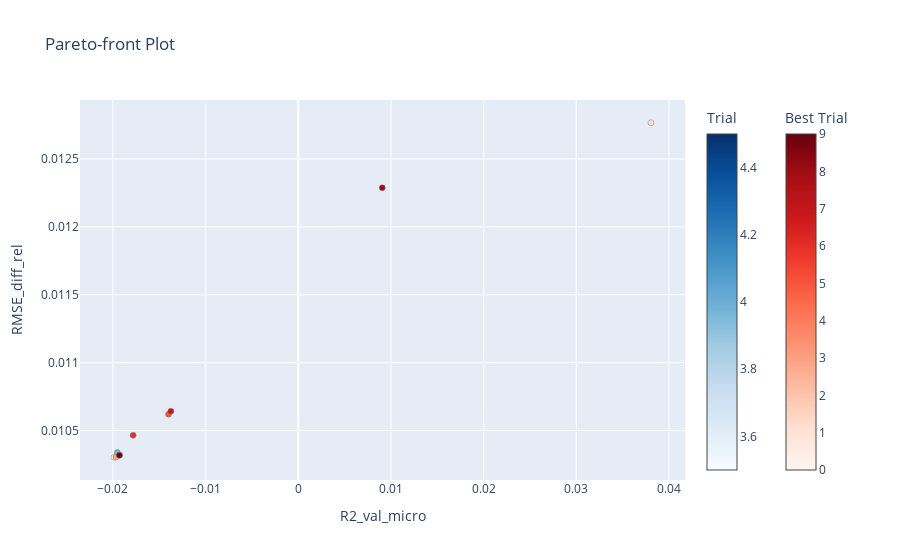
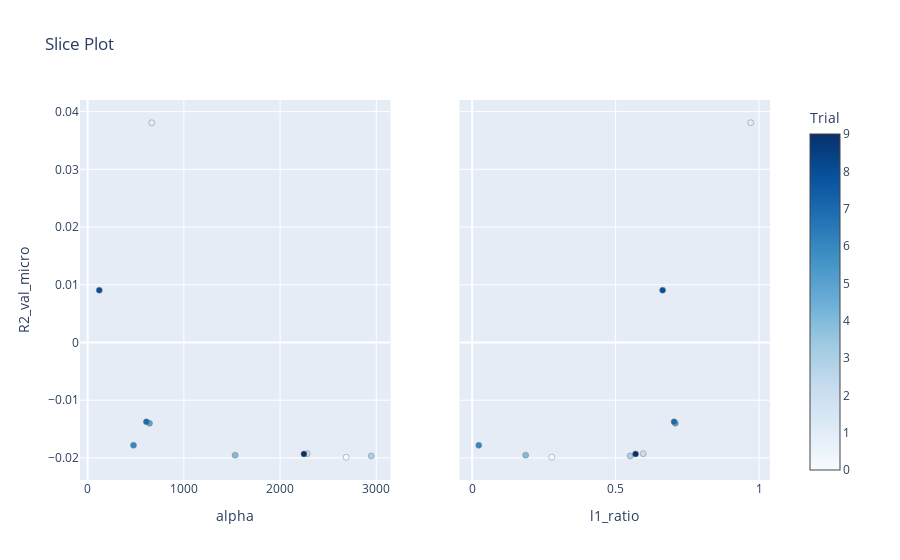
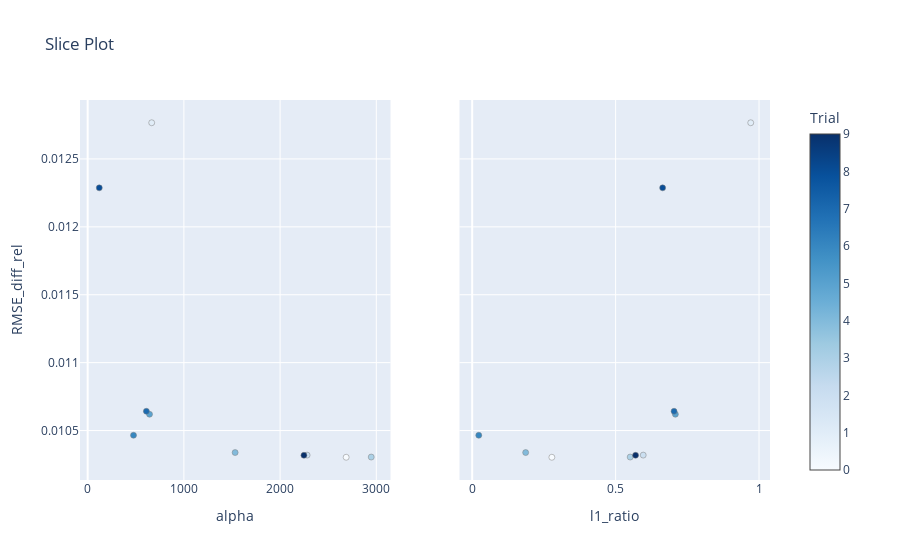

The code cell stored with these charts, in order, in its notebook:
### Markdown cell above
___
### <a id=5>get_optimize_results</a>

### Code cell
params = model_tune_params.ModelsParams()
params.set_param(model_params = params.elasticnet,
                    param_name = 'alpha',
                    args=[0, 3000])

EN_result_dict = model_tune.get_optimize_results(X_train=train_std_data['X_train_std_1'],
                                                y_train=train_std_data['target_train_1'],
                                                X_test=test_std_data['X_test_std_1'],
                                                y_test=test_std_data['target_test_1'],
                                                metric_1='R2_val_micro',
                                                metric_2='RMSE_diff_rel',
                                                direction_1='maximize',
                                                direction_2='minimize',
                                                n_trials=10,
                                                threshold=0.15,
                                                cv_type='loo',
                                                metric_best='RMSE_val',
                                                data_name='std',
                                                model_cls=ElasticNet,
                                                model_params=params.elasticnet,
                                                show_plots=True
                                                )

### Figure 1 — Plotly figure (JSON) as saved in the notebook; plotly's stock layout.template omitted (floating-point values rounded to 4 significant figures)
{"data": [{"hovertemplate": "%{text}<extra>Trial</extra>", "marker": {"color": [4], "colorbar": {"title": {"text": "Trial"}}, "colorscale": [[0, "rgb(247,251,255)"], [0.125, "rgb(222,235,247)"], [0.25, "rgb(198,219,239)"], [0.375, "rgb(158,202,225)"], [0.5, "rgb(107,174,214)"], [0.625, "rgb(66,146,198)"], [0.75, "rgb(33,113,181)"], [0.875, "rgb(8,81,156)"], [1, "rgb(8,48,107)"]], "line": {"color": "Grey", "width": 0.5}}, "mode": "markers", "showlegend": false, "text": ["{<br>  \"number\": 4,<br>  \"values\": [<br>    -0.019519880928634104,<br>    0.010337997048760218<br>  ],<br>  \"params\": {<br>    \"alpha\": 1532.8157870891825,<br>    \"l1_ratio\": 0.18644291972305227<br>  }<br>}"], "type": "scatter", "x": [-0.01952], "y": [0.01034]}, {"hovertemplate": "%{text}<extra>Best Trial</extra>", "marker": {"color": [0, 1, 2, 3, 5, 6, 7, 8, 9], "colorbar": {"title": {"text": "Best Trial"}, "x": 1.1, "xpad": 40}, "colorscale": [[0, "rgb(255,245,240)"], [0.125, "rgb(254,224,210)"], [0.25, "rgb(252,187,161)"], [0.375, "rgb(252,146,114)"], [0.5, "rgb(251,106,74)"], [0.625, "rgb(239,59,44)"], [0.75, "rgb(203,24,29)"], [0.875, "rgb(165,15,21)"], [1, "rgb(103,0,13)"]], "line": {"color": "Grey", "width": 0.5}}, "mode": "markers", "showlegend": false, "text": ["{<br>  \"number\": 0,<br>  \"values\": [<br>    -0.019883949687966362,<br>    0.010303409070723048<br>  ],<br>  \"params\": {<br>    \"alpha\": 2686.58418294879,<br>    \"l1_ratio\": 0.27772150527253203<br>  }<br>}", "{<br>  \"number\": 1,<br>  \"values\": [<br>    0.03806422129109299,<br>    0.012766344084632529<br>  ],<br>  \"params\": {<br>    \"alpha\": 665.5534573795317,<br>    \"l1_ratio\": 0.9710452079910636<br>  }<br>}", "{<br>  \"number\": 2,<br>  \"values\": [<br>    -0.019258104600887727,<br>    0.010319061860743304<br>  ],<br>  \"params\": {<br>    \"alpha\": 2280.7784117407705,<br>    \"l1_ratio\": 0.5962456371362571<br>  }<br>}", "{<br>  \"number\": 3,<br>  \"values\": [<br>    -0.01966331110373365,<br>    0.010304822158839873<br>  ],<br>  \"params\": {<br>    \"alpha\": 2947.13451192784,<br>    \"l1_ratio\": 0.5507894034008667<br>  }<br>}", "{<br>  \"number\": 5,<br>  \"values\": [<br>    -0.013997404882389208,<br>    0.010620087311518981<br>  ],<br>  \"params\": {<br>    \"alpha\": 642.9047612627495,<br>    \"l1_ratio\": 0.7082987937686288<br>  }<br>}", "{<br>  \"number\": 6,<br>  \"values\": [<br>    -0.01782166316706779,<br>    0.010465159079045<br>  ],<br>  \"params\": {<br>    \"alpha\": 476.50718355792,<br>    \"l1_ratio\": 0.022963858399417614<br>  }<br>}", "{<br>  \"number\": 7,<br>  \"values\": [<br>    -0.013751181278324642,<br>    0.010641945786117818<br>  ],<br>  \"params\": {<br>    \"alpha\": 610.1366073879947,<br>    \"l1_ratio\": 0.7037629378851462<br>  }<br>}", "{<br>  \"number\": 8,<br>  \"values\": [<br>    0.009061692986507941,<br>    0.012286990277034223<br>  ],<br>  \"params\": {<br>    \"alpha\": 120.69085444281313,<br>    \"l1_ratio\": 0.6639695593460935<br>  }<br>}", "{<br>  \"number\": 9,<br>  \"values\": [<br>    -0.01930839529298578,<br>    0.010317825782501082<br>  ],<br>  \"params\": {<br>    \"alpha\": 2247.7269412996193,<br>    \"l1_ratio\": 0.5696287254354042<br>  }<br>}"], "type": "scatter", "x": [-0.01988, 0.03806, -0.01926, -0.01966, -0.014, -0.01782, -0.01375, 0.009062, -0.01931], "y": [0.0103, 0.01277, 0.01032, 0.0103, 0.01062, 0.01047, 0.01064, 0.01229, 0.01032]}], "layout": {"title": {"text": "Pareto-front Plot"}, "xaxis": {"title": {"text": "R2_val_micro"}}, "yaxis": {"title": {"text": "RMSE_diff_rel"}}}}

### Figure 2 — Plotly figure (JSON) as saved in the notebook; plotly's stock layout.template omitted (floating-point values rounded to 4 significant figures)
{"data": [{"marker": {"color": [0, 1, 2, 3, 4, 5, 6, 7, 8, 9], "colorbar": {"title": {"text": "Trial"}, "x": 1, "xpad": 40}, "colorscale": [[0, "rgb(247,251,255)"], [0.125, "rgb(222,235,247)"], [0.25, "rgb(198,219,239)"], [0.375, "rgb(158,202,225)"], [0.5, "rgb(107,174,214)"], [0.625, "rgb(66,146,198)"], [0.75, "rgb(33,113,181)"], [0.875, "rgb(8,81,156)"], [1, "rgb(8,48,107)"]], "line": {"color": "Grey", "width": 0.5}, "showscale": true}, "mode": "markers", "name": "Feasible Trial", "showlegend": false, "type": "scatter", "x": [2687.0, 665.6, 2281.0, 2947.0, 1533.0, 642.9, 476.5, 610.1, 120.7, 2248.0], "xaxis": "x", "y": [-0.01988, 0.03806, -0.01926, -0.01966, -0.01952, -0.014, -0.01782, -0.01375, 0.009062, -0.01931], "yaxis": "y"}, {"marker": {"color": [0, 1, 2, 3, 4, 5, 6, 7, 8, 9], "colorbar": {"title": {"text": "Trial"}, "x": 1, "xpad": 40}, "colorscale": [[0, "rgb(247,251,255)"], [0.125, "rgb(222,235,247)"], [0.25, "rgb(198,219,239)"], [0.375, "rgb(158,202,225)"], [0.5, "rgb(107,174,214)"], [0.625, "rgb(66,146,198)"], [0.75, "rgb(33,113,181)"], [0.875, "rgb(8,81,156)"], [1, "rgb(8,48,107)"]], "line": {"color": "Grey", "width": 0.5}, "showscale": false}, "mode": "markers", "name": "Feasible Trial", "showlegend": false, "type": "scatter", "x": [0.2777, 0.971, 0.5962, 0.5508, 0.1864, 0.7083, 0.02296, 0.7038, 0.664, 0.5696], "xaxis": "x2", "y": [-0.01988, 0.03806, -0.01926, -0.01966, -0.01952, -0.014, -0.01782, -0.01375, 0.009062, -0.01931], "yaxis": "y2"}], "layout": {"title": {"text": "Slice Plot"}, "xaxis": {"anchor": "y", "domain": [0, 0.45], "title": {"text": "alpha"}}, "xaxis2": {"anchor": "y2", "domain": [0.55, 1], "title": {"text": "l1_ratio"}}, "yaxis": {"anchor": "x", "domain": [0, 1], "title": {"text": "R2_val_micro"}}, "yaxis2": {"anchor": "x2", "domain": [0, 1], "matches": "y", "showticklabels": false}}}

### Figure 3 — Plotly figure (JSON) as saved in the notebook; plotly's stock layout.template omitted (floating-point values rounded to 4 significant figures)
{"data": [{"marker": {"color": [0, 1, 2, 3, 4, 5, 6, 7, 8, 9], "colorbar": {"title": {"text": "Trial"}, "x": 1, "xpad": 40}, "colorscale": [[0, "rgb(247,251,255)"], [0.125, "rgb(222,235,247)"], [0.25, "rgb(198,219,239)"], [0.375, "rgb(158,202,225)"], [0.5, "rgb(107,174,214)"], [0.625, "rgb(66,146,198)"], [0.75, "rgb(33,113,181)"], [0.875, "rgb(8,81,156)"], [1, "rgb(8,48,107)"]], "line": {"color": "Grey", "width": 0.5}, "showscale": true}, "mode": "markers", "name": "Feasible Trial", "showlegend": false, "type": "scatter", "x": [2687.0, 665.6, 2281.0, 2947.0, 1533.0, 642.9, 476.5, 610.1, 120.7, 2248.0], "xaxis": "x", "y": [0.0103, 0.01277, 0.01032, 0.0103, 0.01034, 0.01062, 0.01047, 0.01064, 0.01229, 0.01032], "yaxis": "y"}, {"marker": {"color": [0, 1, 2, 3, 4, 5, 6, 7, 8, 9], "colorbar": {"title": {"text": "Trial"}, "x": 1, "xpad": 40}, "colorscale": [[0, "rgb(247,251,255)"], [0.125, "rgb(222,235,247)"], [0.25, "rgb(198,219,239)"], [0.375, "rgb(158,202,225)"], [0.5, "rgb(107,174,214)"], [0.625, "rgb(66,146,198)"], [0.75, "rgb(33,113,181)"], [0.875, "rgb(8,81,156)"], [1, "rgb(8,48,107)"]], "line": {"color": "Grey", "width": 0.5}, "showscale": false}, "mode": "markers", "name": "Feasible Trial", "showlegend": false, "type": "scatter", "x": [0.2777, 0.971, 0.5962, 0.5508, 0.1864, 0.7083, 0.02296, 0.7038, 0.664, 0.5696], "xaxis": "x2", "y": [0.0103, 0.01277, 0.01032, 0.0103, 0.01034, 0.01062, 0.01047, 0.01064, 0.01229, 0.01032], "yaxis": "y2"}], "layout": {"title": {"text": "Slice Plot"}, "xaxis": {"anchor": "y", "domain": [0, 0.45], "title": {"text": "alpha"}}, "xaxis2": {"anchor": "y2", "domain": [0.55, 1], "title": {"text": "l1_ratio"}}, "yaxis": {"anchor": "x", "domain": [0, 1], "title": {"text": "RMSE_diff_rel"}}, "yaxis2": {"anchor": "x2", "domain": [0, 1], "matches": "y", "showticklabels": false}}}
